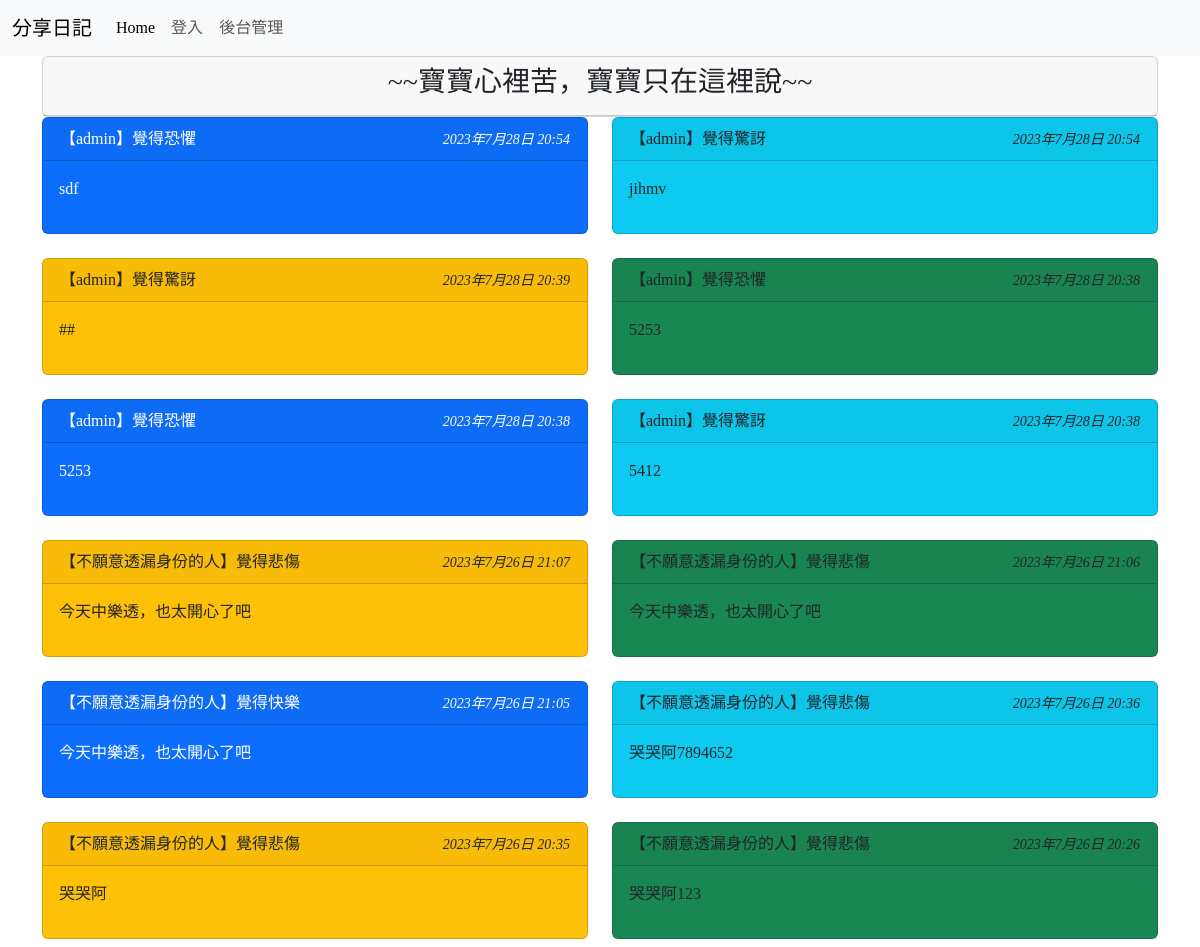
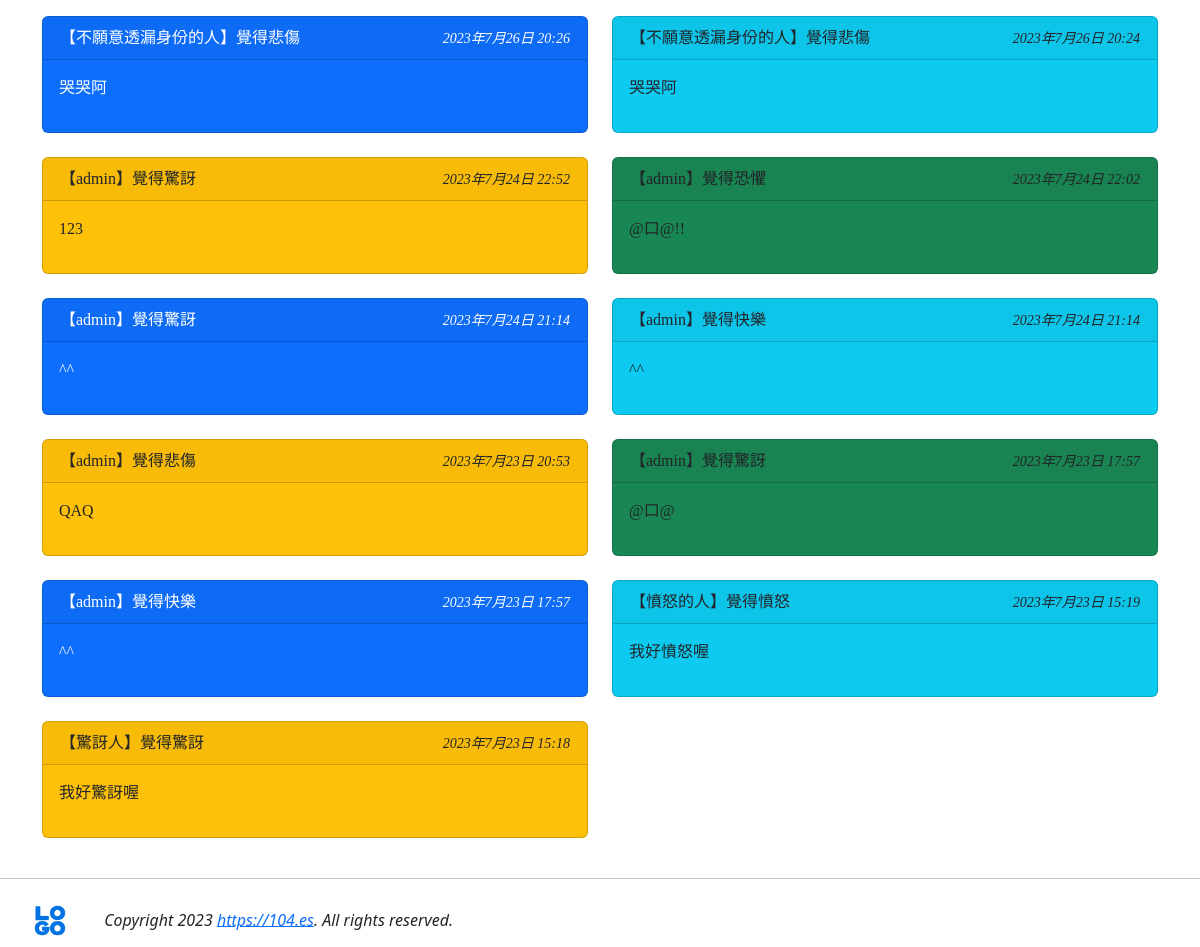
/list2/, run on the app's committed database (2 pictures, top to bottom).
### mysite/models.py (models this page shows, shortened)
class Post2(models.Model):
    mood = models.ForeignKey('Mood', on_delete=models.CASCADE)
    nickname = models.CharField(max_length=10, default='不願意透漏身份的人')
    message = models.TextField(null=False)
    del_pass = models.CharField(max_length=10)
    pub_time = models.DateTimeField(auto_now=True)
    enabled = models.BooleanField(default=True)

class Mood(models.Model):
    status = models.CharField(max_length=10, null=False)
    def __str__(self):
        return self.status

### mysite/views.py (the view)
# urls.py: path('list2/', listing2),
def listing2(request):
    posts = models.Post2.objects.filter(enabled=True).order_by('-pub_time')[:150]
    moods = models.Mood.objects.all()
    return render(request, 'listing2.html', locals())

### mysite/templates/listing2.html (shortened to what this page needs)
{% extends 'base1.html' %}
{% block content %}
<div class='container'>
    <div class='row'>
        <div class='col-md-12'>
            <div class='card'>
                <div class='card-header' align=center>
                    <h3>~~寶寶心裡苦，寶寶只在這裡說~~</h3>
                </div>
            </div>
        </div>
    </div>
    <div class='row'>
        {% for p in posts %}
            <div class="col-sm-12 col-md-6">
            <div class='card {%cycle "text-white bg-primary" "bg-info" "bg-warning" "bg-success" %}'>
                <div class='card-header'>
                    <table width='100%'>
                        <tr>
                            <td>
                                【{{ p.nickname }}】覺得{{ p.mood }}
                            </td>
                            <td align=right>
                                <i><small>{{ p.pub_time }}</small></i>
                            </td>
                        </tr>
                    </table>
                </div>
                <div class='card-body'>{{ p.message | linebreaks }}</div>
            </div>
            <br/>
        </div>
    {% endfor %}
    </div>
</div>
{% endblock %}

### mysite/templates/base1.html (style rules this page uses)
h1, h2, h3, h4, h5, p, div { font-family: 微軟正黑體; }

### data on the page
Post2: nickname "admin", mood "恐懼", pub_time "2023年7月28日 20:54", message "sdf"
Post2: nickname "admin", mood "驚訝", pub_time "2023年7月28日 20:54", message "jihmv"
Post2: nickname "admin", mood "驚訝", pub_time "2023年7月28日 20:39", message "##"
Post2: nickname "admin", mood "恐懼", pub_time "2023年7月28日 20:38", message "5253"
Post2: nickname "admin", mood "恐懼", pub_time "2023年7月28日 20:38", message "5253"
Post2: nickname "admin", mood "驚訝", pub_time "2023年7月28日 20:38", message "5412"
Post2: nickname "不願意透漏身份的人", mood "悲傷", pub_time "2023年7月26日 21:07", message "今天中樂透，也太開心了吧"
Post2: nickname "不願意透漏身份的人", mood "悲傷", pub_time "2023年7月26日 21:06", message "今天中樂透，也太開心了吧"
Post2: nickname "不願意透漏身份的人", mood "快樂", pub_time "2023年7月26日 21:05", message "今天中樂透，也太開心了吧"
Post2: nickname "不願意透漏身份的人", mood "悲傷", pub_time "2023年7月26日 20:36", message "哭哭阿7894652"
Post2: nickname "不願意透漏身份的人", mood "悲傷", pub_time "2023年7月26日 20:35", message "哭哭阿"
Post2: nickname "不願意透漏身份的人", mood "悲傷", pub_time "2023年7月26日 20:26", message "哭哭阿123"
Post2: nickname "不願意透漏身份的人", mood "悲傷", pub_time "2023年7月26日 20:26", message "哭哭阿"
Post2: nickname "不願意透漏身份的人", mood "悲傷", pub_time "2023年7月26日 20:24", message "哭哭阿"
Post2: nickname "admin", mood "驚訝", pub_time "2023年7月24日 22:52", message "123"
Post2: nickname "admin", mood "恐懼", pub_time "2023年7月24日 22:02", message "@口@!!"
Post2: nickname "admin", mood "驚訝", pub_time "2023年7月24日 21:14", message "^^"
Post2: nickname "admin", mood "快樂", pub_time "2023年7月24日 21:14", message "^^"
Post2: nickname "admin", mood "悲傷", pub_time "2023年7月23日 20:53", message "QAQ"
Post2: nickname "admin", mood "驚訝", pub_time "2023年7月23日 17:57", message "@口@"
Post2: nickname "admin", mood "快樂", pub_time "2023年7月23日 17:57", message "^^"
Post2: nickname "憤怒的人", mood "憤怒", pub_time "2023年7月23日 15:19", message "我好憤怒喔"
Post2: nickname "驚訝人", mood "驚訝", pub_time "2023年7月23日 15:18", message "我好驚訝喔"
